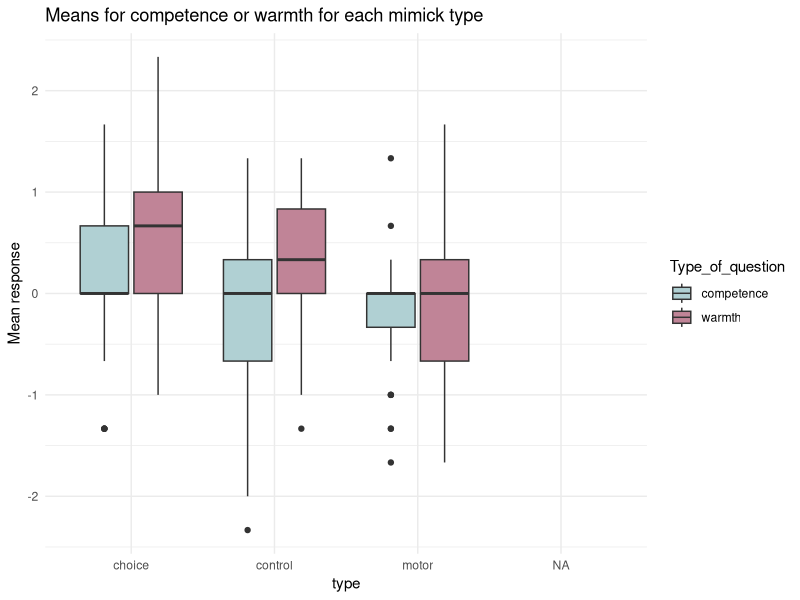
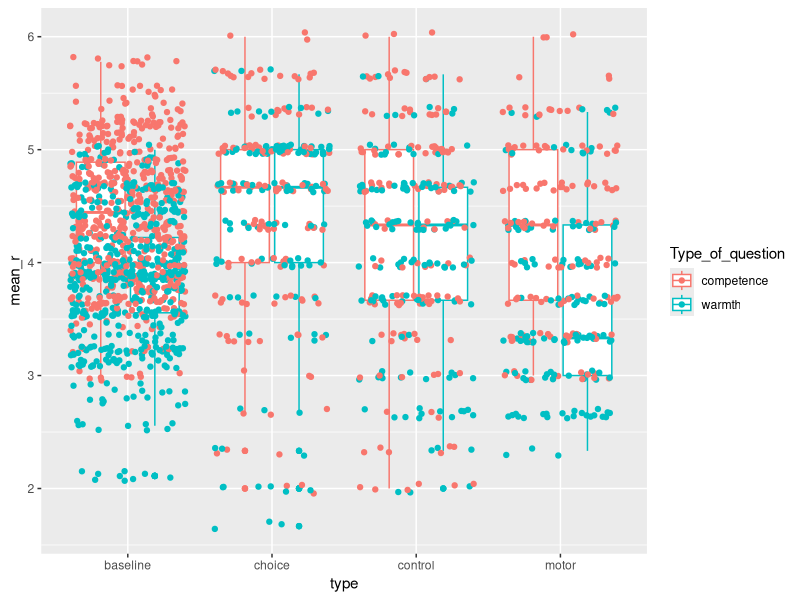

The R script that drew these images, in order: (Note: this script raises an error after producing the figures.)

library(tidyverse)
library(lme4)
colors_a = c('#B0D0D3', '#C08497','#F7AF9D')

groups = read_csv('groups.csv', col_names = TRUE) %>%select(-1,-2)
groups_long = groups %>%
  select(id, first, second, third) %>%
  pivot_longer(2:4, names_to = 'response', values_to = 'type')

groups_order = groups %>%
  select(id, conf1, conf2, conf3) %>%
  pivot_longer(2:4, names_to = 'block', values_to = 'confed_name') %>%
  mutate(block = ifelse(block == 'conf1', 'first', 
                        ifelse(block == 'conf2', 'second',
                               ifelse(block == 'conf3', 'third', 0))))


groups_mim = groups_long %>%
  rename('block' = 'response') %>%
  full_join(groups_order)



# Rating data ------------------------------
dat_rating2 <- read_csv('ratings_data.csv', col_names = TRUE) %>%
  dplyr::select(Participant_Public_ID, Question_Key, Response) 

colnames(dat_rating2) <- c('id','question','response')

dat_rating3 <- dat_rating2 %>%
  filter(response < 10) %>%
  filter(str_detect(question, "quantised")) 

# group the data by type of question 
warmth_k = c('friendly', 'similarity', 'attractiveness')
comp_k = c('competent', 'art_knowledge', 'rational')
w_k <- paste(warmth_k, collapse="|") # "ll|lo|hl"
ratings_data <- dat_rating3 %>%
  mutate(rating = response) %>%
  mutate(Type_of_question = ifelse(str_detect(question, w_k),'warmth','competence'),
         response = ifelse(str_detect(question, '1'), 'first',
                           ifelse(str_detect(question, '2'), 'second',
                                  ifelse(str_detect(question, '3'),'third', 'baseline'))))

ratings_by_group = ratings_data %>%
  full_join(groups_long) %>%
  mutate(type = ifelse(response == 'baseline', 'baseline', type)) %>%
  na.omit() %>%
  mutate(confed_name = ifelse(str_detect(question, 'Lucile'), 'L', 
                              ifelse(str_detect(question, 'Maria'), 'M',
                                     ifelse(str_detect(question, 'Amie'), 'A', 99)))) %>%
  rename('block' = 'response')



# Ratings across mimicking for each question --------------------
ratings_by_group_fr <- ratings_by_group %>%
  filter(grepl('friendly', question)) %>%
  filter(block != 'baseline')

mod_Fr <- aov(data = ratings_by_group_fr, rating~type)
summary(mod_Fr)



# Add baseline --------------------------

ratings_baseline = ratings_data %>%
  full_join(groups_long) %>%
  mutate(type = ifelse(response == 'baseline', 'baseline', type)) %>%
  na.omit() %>%
  mutate(confed_name = ifelse(str_detect(question, 'Lucile'), 'L', 
                              ifelse(str_detect(question, 'Maria'), 'M',
                                     ifelse(str_detect(question, 'Amie'), 'A', 99)))) %>%
  filter(confed_name != '99') %>%
  full_join(groups_order) %>%
  na.omit() %>%
  select(-response) 


ratings_all = full_join(ratings_baseline, ratings_by_group) %>% filter(block != 'baseline')

ratings_avg = ratings_all %>%
  group_by(id, block, confed_name, Type_of_question) %>%
  summarise(mean_r = mean(rating))
  

baseline_mean = ratings_avg %>%
  filter(confed_name != 99) %>%
  rename('mean_r_base' = 'mean_r')


groups_mim = groups_long %>%
  rename('block' = 'response') %>%
  full_join(groups_order) %>%
  select(id, confed_name, type)


exp_means = ratings_avg %>% filter(confed_name == 99) %>%  ungroup() %>%
  select(-confed_name) %>%
  full_join(baseline_mean) %>%
  mutate(change_in_rating = mean_r - mean_r_base) %>%
  full_join(groups_mim)

ggplot(exp_means, aes(x = type, y = change_in_rating, fill = Type_of_question))+
  geom_boxplot() +
  scale_fill_manual(values = colors_a[1:2]) +
  labs(y = 'Mean response', title = 'Means for competence or warmth for each mimick type') +
  theme_minimal()


# Analysis change from baseline ---------------------------------

exp_means <- exp_means %>%
  mutate(type = as.factor(type))

exp_means <- within(exp_means, type <- relevel(type, ref = 'motor'))

mod2 <- lm(data = exp_means, change_in_rating ~ type * Type_of_question)
summary(mod2)
# diagnostics are fine --- plot(mod2)
# change from baseline differs between control and choice 
# (higher score in choice - ratings increased from baseline in choice more than in control)




# Pointplot of means only
ratings2 = ratings_by_group %>%
  group_by(id,Type_of_question, type) %>% 
  mutate(mean_r = mean(rating))
  ggplot(ratings2, aes(x = type, y = mean_r, color = Type_of_question))+
  geom_boxplot() +
    geom_jitter()
  geom_point(ratings2, aes(x = type,y = mean_r))
  labs(title = 'Means for competence or warmth for each mimick type',y = 'Mean response') +
  scale_color_manual(values = colors_a[1:2]) +
  theme_minimal()

# Boxplot
data_by_id = ratings_by_group %>%
  group_by(id, Type_of_question, type) %>%
  mutate(mean_r = mean(rating)) %>%
ggplot(aes(x = type, y = mean(rating), fill = Type_of_question))+
  geom_boxplot() +
  scale_fill_manual(values = colors_a[1:2]) +
  labs(y = 'Mean response', title = 'Means for competence or warmth for each mimick type') +
  theme_minimal()

# Analysis ratings --------------------------------

avg_ratings = ratings_by_group %>%
  group_by(id, Type_of_question, type) %>% 
  summarise(mean_r = mean(rating))

r_model <- lm(mean_r ~ Type_of_question * type, data = avg_ratings)
summary(r_model)


# Only significant difference between warmth and competence ratings in the motor mimickry 
# Higher ratings for competence than warmth (in the case of motor mimicry)
avg_ratings_motor <- avg_ratings %>%
  filter(type == 'motor')

r_model2 <- lm(mean_r ~ Type_of_question, data = avg_ratings_motor)
summary(r_model2)


# Histograms to check motor 
avg_ratings_motor2 = avg_ratings_motor %>% filter(type == 'motor') %>% filter(Type_of_question == 'warmth')


